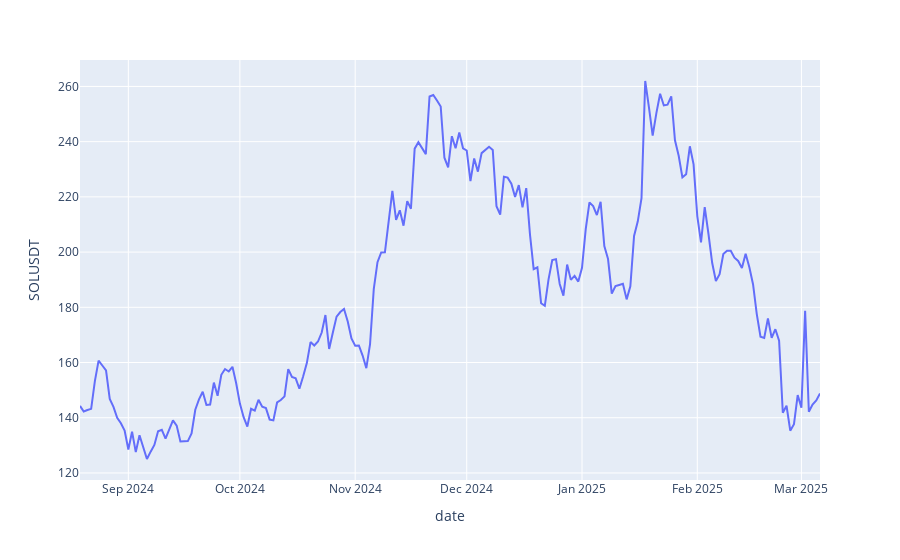

This figure's notebook cell:
### Markdown cell above
### Plotting data results:

### Code cell
import plotly.express as px
px.line(df, x='date', y=COIN)

### Figure 1 — Plotly figure (JSON) as saved in the notebook; plotly's stock layout.template omitted (floating-point values rounded to 4 significant figures; data arrays with more than 128 entries replaced by an {"elided": "..."} marker saying what was removed)
{"data": [{"hovertemplate": "date=%{x}<br>SOLUSDT=%{y}<extra></extra>", "legendgroup": "", "line": {"color": "#636efa", "dash": "solid"}, "marker": {"symbol": "circle"}, "mode": "lines", "name": "", "orientation": "v", "showlegend": false, "type": "scatter", "x": {"elided": "200 str values"}, "xaxis": "x", "y": {"elided": "200 float values"}, "yaxis": "y"}], "layout": {"legend": {"tracegroupgap": 0}, "margin": {"t": 60}, "xaxis": {"anchor": "y", "domain": [0, 1], "title": {"text": "date"}}, "yaxis": {"anchor": "x", "domain": [0, 1], "title": {"text": "SOLUSDT"}}}}
